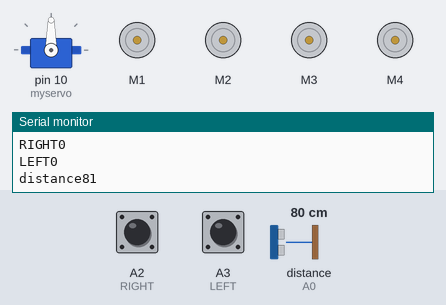
This sketch was run on a simulated Arduino Uno, built with avr-gcc and run on an emulated ATmega328P. Shown: servo, 4 × DC motor (green arrow = forward, orange = backward, longer = faster), the last lines printed to the serial monitor. The test bench sets the inputs (shaded band); at power-on: distance to the obstacle (sensor on A0) 80 cm, A2 (RIGHT) LOW, A3 (LEFT) LOW. The echo pulse lasts 58.3 µs per cm.

Above: at 6.6 s.
6.7 s: distance to the obstacle (sensor on A0) set to 2 cm
8.2 s: A2 (RIGHT) pulled HIGH for 0.15 s
At 8.31 s:
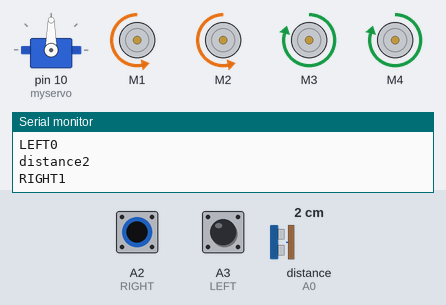
9.8 s: A3 (LEFT) pulled HIGH for 0.15 s
At 9.91 s:
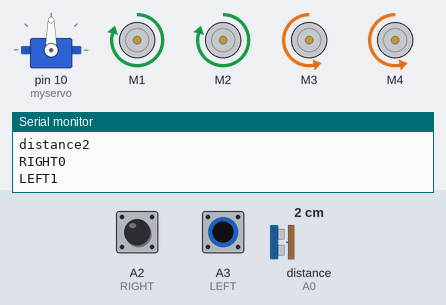
11.4 s: A3 (LEFT) pulled HIGH for 3.2 s
At 15.1 s:
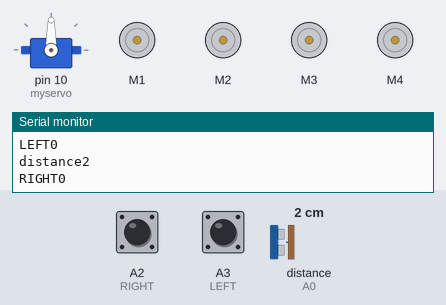
16.1 s: A2 (RIGHT) pulled HIGH for 3.2 s
At 17.1 s:
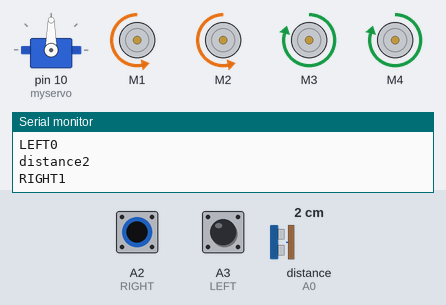
Timing chart, 0 to 20.8 s (numbered marks = the images above; inputs shaded):
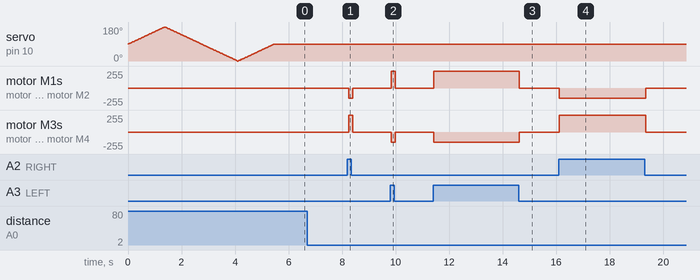

Measured:
- after the input at 8.2 s, motor M1, motor M2: stopped → backward 150/255 at once, → stopped 0.15 s later; motor M3, motor M4: stopped → forward 250/255 at once, → stopped 0.15 s later
- after the input at 9.8 s, motor M1, motor M2: stopped → forward 250/255 at once, → stopped 0.15 s later; motor M3, motor M4: stopped → backward 150/255 at once, → stopped 0.15 s later
- after the input at 11.4 s, motor M1, motor M2: stopped → forward 250/255 at once, → stopped 3.2 s later; motor M3, motor M4: stopped → backward 150/255 at once, → stopped 3.2 s later
- after the input at 16.1 s, motor M1, motor M2: stopped → backward 150/255 at once, → stopped 3.2 s later; motor M3, motor M4: stopped → forward 250/255 at once, → stopped 3.2 s later

The sketch:

sketch_Human_Following_RoboCar_01.ino
```cpp
// You have to Install the AFMotor and NewPing library Before Uploading the sketch//
// To install the libraries ( first download the AF Motor driver, NewPing and Servo Library zip file

#include<NewPing.h>
#include<Servo.h>
#include<AFMotor.h>

#define RIGHT A2
#define LEFT A3
#define TRIGGER_PIN A1
#define ECHO_PIN A0
#define MAX_DISTANCE 130

unsigned int distance = 0;    //Variable to store ultrasonic sensor distance:
unsigned int Right_Value = 0; //Variable to store Right IR sensor value:
unsigned int Left_Value = 0;  //Variable to store Left IR sensor value:

NewPing sonar(TRIGGER_PIN, ECHO_PIN, MAX_DISTANCE);


AF_DCMotor Motor1(1,MOTOR12_1KHZ);
AF_DCMotor Motor2(2,MOTOR12_1KHZ);
AF_DCMotor Motor3(3,MOTOR34_1KHZ);
AF_DCMotor Motor4(4,MOTOR34_1KHZ);

Servo myservo;

int pos =0;

void setup() {
  // put your setup code here, to run once:
  Serial.begin(9600);
  myservo.attach(10);
{
for(pos = 90; pos <= 180; pos += 1){
  myservo.write(pos);
  delay(15);
} for(pos = 180; pos >= 0; pos-= 1) {
  myservo.write(pos);
  delay(15);
}for(pos = 0; pos<=90; pos += 1) {
  myservo.write(pos);
  delay(15);
}
}
pinMode(RIGHT, INPUT);
pinMode(LEFT, INPUT);

}

void loop() {
  // put your main code here, to run repeatedly:

  delay(50);
 unsigned int distance = sonar.ping_cm();
Serial.print("distance");
Serial.println(distance);


int Right_Value = digitalRead(RIGHT);
int Left_Value = digitalRead(LEFT);

Serial.print("RIGHT");
Serial.println(Right_Value);
Serial.print("LEFT");
Serial.println(Left_Value);

if((Right_Value==1) && (distance>=10 && distance<=30)&&(Left_Value==1)){
  Motor1.setSpeed(160);
  Motor1.run(FORWARD);
  Motor2.setSpeed(160);
  Motor2.run(FORWARD);
  Motor3.setSpeed(160);
  Motor3.run(FORWARD);
  Motor4.setSpeed(160);
  Motor4.run(FORWARD);
}else if((Right_Value==0) && (Left_Value==1)) {
  Motor1.setSpeed(250);
  Motor1.run(FORWARD);
  Motor2.setSpeed(250);
  Motor2.run(FORWARD);
  Motor3.setSpeed(150);
  Motor3.run(BACKWARD);
  Motor4.setSpeed(150);
  Motor4.run(BACKWARD);
}else if((Right_Value==1)&&(Left_Value==0)) {
  Motor1.setSpeed(150);
  Motor1.run(BACKWARD);
  Motor2.setSpeed(150);
  Motor2.run(BACKWARD);
  Motor3.setSpeed(250);
  Motor3.run(FORWARD);
  Motor4.setSpeed(250);
  Motor4.run(FORWARD);
}else if((Right_Value==1)&&(Left_Value==1)) {
  Motor1.setSpeed(0);
  Motor1.run(RELEASE);
  Motor2.setSpeed(0);
  Motor2.run(RELEASE);
  Motor3.setSpeed(0);
  Motor3.run(RELEASE);
  Motor4.setSpeed(0);
  Motor4.run(RELEASE);
}else if(distance > 1 && distance < 10) {
  Motor1.setSpeed(0);
  Motor1.run(RELEASE);
  Motor2.setSpeed(0);
  Motor2.run(RELEASE);
  Motor3.setSpeed(0);
  Motor3.run(RELEASE);
  Motor4.setSpeed(0);
  Motor4.run(RELEASE);
  }
 }
```
